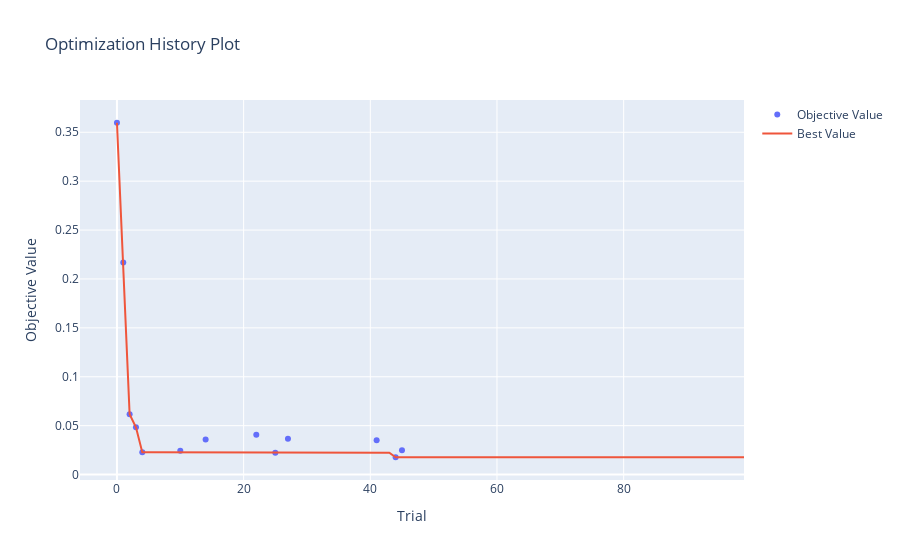
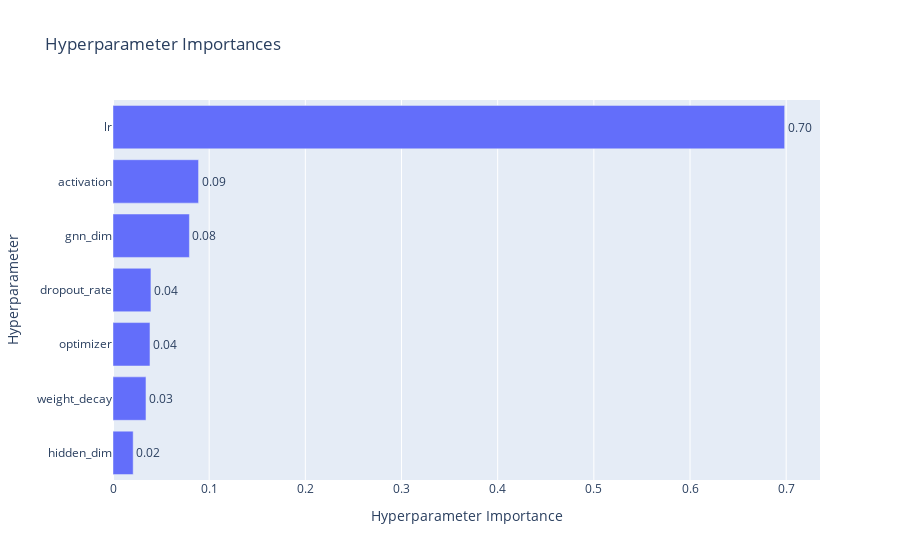
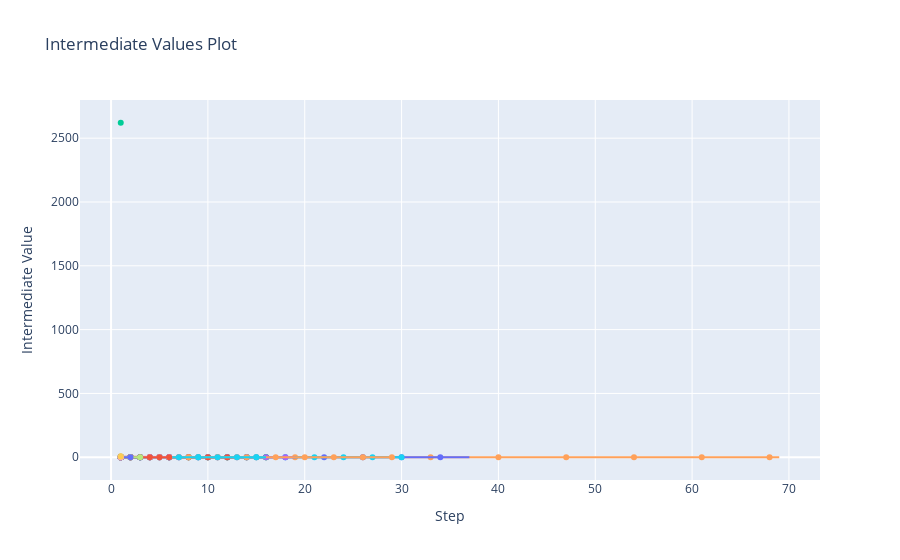
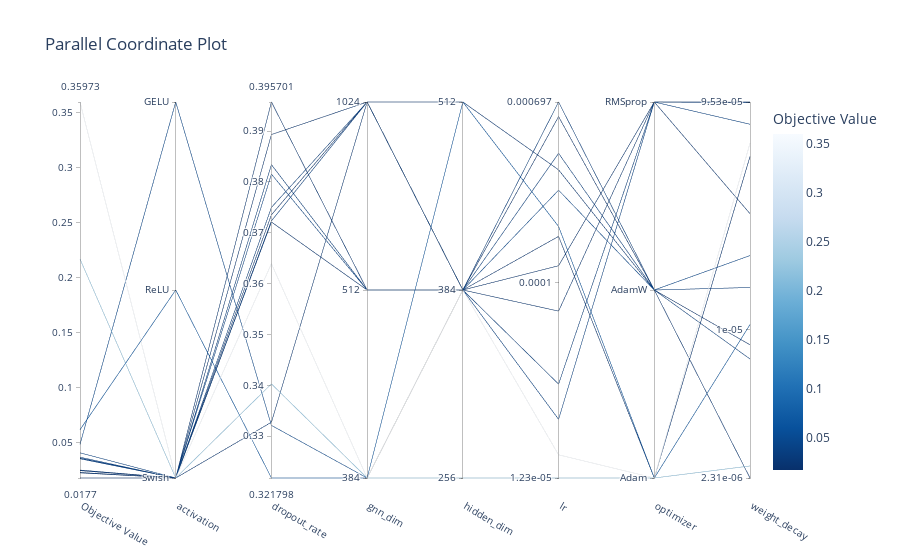

Notebook code cell kept with these figures, in order:
### Markdown cell above
Multiple rounds of tuning have suggested to refine my search space to ReLU, GELU, and Swish activation functions and Adam and AdamW optimizers. Therefore, I have commented out unused parameters like momentum for SGD and the unused optimizers.

### Code cell
def objective(trial):
    # hyperparameter search space
    gnn_dim = trial.suggest_categorical("gnn_dim", [384, 512, 1024])
    hidden_dim = trial.suggest_categorical("hidden_dim", [256, 384, 512])
    dropout_rate = trial.suggest_float("dropout_rate", 0.25, 0.4)
    lr = trial.suggest_float("lr", 8e-6, 1e-3, log=True)
    activation = trial.suggest_categorical("activation", ['ReLU', 'GELU', 'Swish'])
    optimizer_name = trial.suggest_categorical("optimizer", ["Adam", "AdamW", "SGD", "RMSprop"])
    momentum = trial.suggest_float("momentum", 0.8, 0.99, log=True) if optimizer_name == "SGD" else None
    weight_decay = trial.suggest_float("weight_decay", 1e-6, 1e-4, log=True)

    # Corrected Data Splitting for Polymer Data 
    # Split the full data_list into train, validation, and test sets.
    # Note: `data_list` should be created in a previous cell.
    train_val_set, test_set = train_test_split(data_list, test_size=0.2, random_state=42)
    train_set, val_set = train_test_split(train_val_set, test_size=0.25, random_state=42)
    
    train_loader = DataLoader(train_set, batch_size=64, shuffle=True)
    valid_loader = DataLoader(val_set, batch_size=64)
    
    # model instantiation
    # The rdkit_dim is dynamically taken from the pre-processed features.
    model = HybridGNN(
        gnn_dim=gnn_dim,
        rdkit_dim=rdkit_features.shape[1],
        hidden_dim=hidden_dim,
        dropout_rate=dropout_rate,
        activation=activation
    )
    device = torch.device('cuda' if torch.cuda.is_available() else 'cpu')
    model.to(device)

    # optimizer instantiation
    if optimizer_name == "Adam":
        optimizer = optim.Adam(model.parameters(), lr=lr, weight_decay=weight_decay)
    elif optimizer_name == "AdamW":
        optimizer = optim.AdamW(model.parameters(), lr=lr, weight_decay=weight_decay)
    elif optimizer_name == "SGD":
        optimizer = optim.SGD(model.parameters(), lr=lr, momentum=momentum, weight_decay=weight_decay)
    elif optimizer_name == "RMSprop":
        optimizer = optim.RMSprop(model.parameters(), lr=lr, weight_decay=weight_decay)
    else:
        raise ValueError(f"Optimizer '{optimizer_name}' not supported")

    # training loop with NaN check and early stopping
    best_val_loss = float('inf')
    patience = 10
    patience_counter = 0

    for epoch in range(1, 100):
        model.train()
        train_loss = 0
        for batch in train_loader:
            batch = batch.to(device)
            optimizer.zero_grad()
            pred = model(batch)
            loss = F.mse_loss(pred, batch.y.view(-1, 1))

            if torch.isnan(loss).any():
                print(f"Trial {trial.number} | Epoch {epoch:02d} | NaN loss detected so pruning trial")
                trial.report(float('inf'), epoch)
                raise optuna.TrialPruned()

            loss.backward()
            optimizer.step()
            train_loss += loss.item() * batch.num_graphs
        train_loss /= len(train_loader.dataset)

        # validation
        model.eval()
        val_loss = 0
        with torch.no_grad():
            for batch in valid_loader:
                batch = batch.to(device)
                pred = model(batch)
                val_loss += F.mse_loss(pred, batch.y.view(-1, 1)).item() * batch.num_graphs
        val_loss /= len(valid_loader.dataset)

        # logging, reporting, pruning, early stopping
        print(f"Trial {trial.number} | Epoch {epoch:02d} | Train Loss: {train_loss:.4f} | Val Loss: {val_loss:.4f} | Optimizer: {optimizer_name}")
        trial.report(val_loss, epoch)
        if trial.should_prune():
            raise optuna.TrialPruned()

        if val_loss < best_val_loss:
            best_val_loss = val_loss
            patience_counter = 0
        else:
            patience_counter += 1
            if patience_counter >= patience:
                print(f"Trial {trial.number} - Early stopping triggered at epoch {epoch}")
                break

    return best_val_loss

if __name__ == '__main__':
    study_name = "final_2d_gnn_study_Density"
    storage_name = f"sqlite:///{study_name}.db"
    study = optuna.create_study(study_name=study_name, storage=storage_name, direction="minimize", pruner=optuna.pruners.MedianPruner())

    def save_study_callback(study, trial):
        pass

    study.optimize(objective, n_trials=100, callbacks=[save_study_callback])
    print(study.best_params)
    joblib.dump(study, f"{study_name}_final.pkl")
    
    # final plots
    vis = optuna.visualization
    fig = vis.plot_optimization_history(study)
    fig.show()
    fig_params = vis.plot_param_importances(study)
    fig_params.show()
    fig_intermediate = vis.plot_intermediate_values(study)
    fig_intermediate.show()
    fig_parallel_coordinate = vis.plot_parallel_coordinate(study)
    fig_parallel_coordinate.show()
    fig_slice = vis.plot_slice(study)
    fig_slice.show()

### Figure 1 — Plotly figure (JSON) as saved in the notebook; plotly's stock layout.template omitted (floating-point values rounded to 4 significant figures)
{"data": [{"mode": "markers", "name": "Objective Value", "type": "scatter", "x": [0, 1, 2, 3, 4, 10, 14, 22, 25, 27, 41, 44, 45], "y": [0.3597, 0.2169, 0.0616, 0.04829, 0.02273, 0.02439, 0.03581, 0.0406, 0.02237, 0.03663, 0.0352, 0.0177, 0.02491]}, {"mode": "lines", "name": "Best Value", "type": "scatter", "x": [0, 1, 2, 3, 4, 5, 6, 7, 8, 9, 10, 11, 12, 13, 14, 15, 16, 17, 18, 19, 20, 21, 22, 23, 24, 25, 26, 27, 28, 29, 30, 31, 32, 33, 34, 35, 36, 37, 38, 39, 40, 41, 42, 43, 44, 45, 46, 47, 48, 49, 50, 51, 52, 53, 54, 55, 56, 57, 58, 59, 60, 61, 62, 63, 64, 65, 66, 67, 68, 69, 70, 71, 72, 73, 74, 75, 76, 77, 78, 79, 80, 81, 82, 83, 84, 85, 86, 87, 88, 89, 90, 91, 92, 93, 94, 95, 96, 97, 98, 99], "y": [0.3597, 0.2169, 0.0616, 0.04829, 0.02273, 0.02273, 0.02273, 0.02273, 0.02273, 0.02273, 0.02273, 0.02273, 0.02273, 0.02273, 0.02273, 0.02273, 0.02273, 0.02273, 0.02273, 0.02273, 0.02273, 0.02273, 0.02273, 0.02273, 0.02273, 0.02237, 0.02237, 0.02237, 0.02237, 0.02237, 0.02237, 0.02237, 0.02237, 0.02237, 0.02237, 0.02237, 0.02237, 0.02237, 0.02237, 0.02237, 0.02237, 0.02237, 0.02237, 0.02237, 0.0177, 0.0177, 0.0177, 0.0177, 0.0177, 0.0177, 0.0177, 0.0177, 0.0177, 0.0177, 0.0177, 0.0177, 0.0177, 0.0177, 0.0177, 0.0177, 0.0177, 0.0177, 0.0177, 0.0177, 0.0177, 0.0177, 0.0177, 0.0177, 0.0177, 0.0177, 0.0177, 0.0177, 0.0177, 0.0177, 0.0177, 0.0177, 0.0177, 0.0177, 0.0177, 0.0177, 0.0177, 0.0177, 0.0177, 0.0177, 0.0177, 0.0177, 0.0177, 0.0177, 0.0177, 0.0177, 0.0177, 0.0177, 0.0177, 0.0177, 0.0177, 0.0177, 0.0177, 0.0177, 0.0177, 0.0177]}, {"marker": {"color": "#cccccc"}, "mode": "markers", "name": "Infeasible Trial", "showlegend": false, "type": "scatter", "x": [], "y": []}], "layout": {"title": {"text": "Optimization History Plot"}, "xaxis": {"title": {"text": "Trial"}}, "yaxis": {"title": {"text": "Objective Value"}}}}

### Figure 2 — Plotly figure (JSON) as saved in the notebook; plotly's stock layout.template omitted (floating-point values rounded to 4 significant figures)
{"data": [{"cliponaxis": false, "hovertemplate": ["hidden_dim (CategoricalDistribution): 0.020983969824526456<extra></extra>", "weight_decay (FloatDistribution): 0.034295347950561356<extra></extra>", "optimizer (CategoricalDistribution): 0.03845220366399491<extra></extra>", "dropout_rate (FloatDistribution): 0.039442650859722685<extra></extra>", "gnn_dim (CategoricalDistribution): 0.07944993422788328<extra></extra>", "activation (CategoricalDistribution): 0.08897218224686539<extra></extra>", "lr (FloatDistribution): 0.6984037112264458<extra></extra>"], "name": "Objective Value", "orientation": "h", "text": ["0.02", "0.03", "0.04", "0.04", "0.08", "0.09", "0.70"], "textposition": "outside", "type": "bar", "x": [0.02098, 0.0343, 0.03845, 0.03944, 0.07945, 0.08897, 0.6984], "y": ["hidden_dim", "weight_decay", "optimizer", "dropout_rate", "gnn_dim", "activation", "lr"]}], "layout": {"title": {"text": "Hyperparameter Importances"}, "xaxis": {"title": {"text": "Hyperparameter Importance"}}, "yaxis": {"title": {"text": "Hyperparameter"}}}}

### Figure 3 — Plotly figure (JSON) as saved in the notebook; plotly's stock layout.template omitted (floating-point values rounded to 4 significant figures)
{"data": [{"marker": {"maxdisplayed": 10}, "mode": "lines+markers", "name": "Trial0", "type": "scatter", "x": [1, 2, 3, 4, 5, 6, 7, 8, 9, 10, 11], "y": [0.3597, 0.6526, 0.9042, 0.9897, 0.8761, 0.7577, 0.6186, 0.4794, 0.3864, 0.3903, 0.4333]}, {"marker": {"maxdisplayed": 10}, "mode": "lines+markers", "name": "Trial1", "type": "scatter", "x": [1, 2, 3, 4, 5, 6, 7, 8, 9, 10, 11, 12, 13, 14, 15, 16, 17], "y": [3.018, 2.032, 1.281, 0.7436, 0.4023, 0.248, 0.2169, 0.2584, 0.3413, 0.4447, 0.5462, 0.6463, 0.7222, 0.7917, 0.7913, 0.764, 0.748]}, {"marker": {"maxdisplayed": 10}, "mode": "lines+markers", "name": "Trial2", "type": "scatter", "x": [1, 2, 3, 4, 5, 6, 7, 8, 9, 10, 11, 12, 13, 14, 15, 16], "y": [0.2505, 0.1477, 0.08632, 0.113, 0.1119, 0.0616, 0.1906, 0.178, 0.3193, 0.2017, 0.3211, 0.1754, 0.2924, 0.1366, 0.2303, 0.08815]}, {"marker": {"maxdisplayed": 10}, "mode": "lines+markers", "name": "Trial3", "type": "scatter", "x": [1, 2, 3, 4, 5, 6, 7, 8, 9, 10, 11, 12, 13, 14, 15, 16], "y": [1.533, 1.512, 0.2169, 0.1481, 0.1851, 0.04829, 0.2672, 0.05109, 0.1178, 0.09314, 0.1192, 0.108, 0.1015, 0.1547, 0.1421, 0.1675]}, {"marker": {"maxdisplayed": 10}, "mode": "lines+markers", "name": "Trial4", "type": "scatter", "x": [1, 2, 3, 4, 5, 6, 7, 8, 9, 10, 11, 12, 13, 14, 15, 16, 17, 18, 19, 20, 21, 22, 23, 24, 25, 26, 27, 28, 29, 30, 31, 32, 33, 34, 35, 36, 37, 38, 39, 40, 41, 42, 43, 44, 45, 46, 47, 48, 49, 50, 51, 52, 53, 54, 55, 56, 57, 58, 59, 60, 61, 62, 63, 64, 65, 66, 67, 68, 69], "y": [0.2283, 0.2323, 0.1584, 0.1049, 0.1332, 0.08577, 0.1875, 0.1361, 0.1163, 0.1179, 0.1402, 0.1307, 0.102, 0.08693, 0.09127, 0.06569, 0.07149, 0.05144, 0.05774, 0.05619, 0.0621, 0.05146, 0.06523, 0.05608, 0.0612, 0.04324, 0.06324, 0.04289, 0.0496, 0.05125, 0.03651, 0.037, 0.0312, 0.03814, 0.03728, 0.0303, 0.03115, 0.03712, 0.03768, 0.0315, 0.03912, 0.02799, 0.0287, 0.03358, 0.02582, 0.03145, 0.02391, 0.03183, 0.03313, 0.02974, 0.0273, 0.02522, 0.03068, 0.02609, 0.02744, 0.02661, 0.02335, 0.0283, 0.02273, 0.02823, 0.02865, 0.02807, 0.02457, 0.02386, 0.03106, 0.02539, 0.031, 0.02468, 0.02631]}, {"marker": {"maxdisplayed": 10}, "mode": "lines+markers", "name": "Trial5", "type": "scatter", "x": [1], "y": [0.4756]}, {"marker": {"maxdisplayed": 10}, "mode": "lines+markers", "name": "Trial6", "type": "scatter", "x": [1], "y": [1.39]}, {"marker": {"maxdisplayed": 10}, "mode": "lines+markers", "name": "Trial7", "type": "scatter", "x": [1], "y": [6.67]}, {"marker": {"maxdisplayed": 10}, "mode": "lines+markers", "name": "Trial8", "type": "scatter", "x": [1], "y": [0.6329]}, {"marker": {"maxdisplayed": 10}, "mode": "lines+markers", "name": "Trial9", "type": "scatter", "x": [1], "y": [3.658]}, {"marker": {"maxdisplayed": 10}, "mode": "lines+markers", "name": "Trial10", "type": "scatter", "x": [1, 2, 3, 4, 5, 6, 7, 8, 9, 10, 11, 12, 13, 14, 15, 16, 17, 18, 19, 20, 21, 22, 23, 24, 25, 26, 27, 28, 29, 30, 31, 32, 33, 34, 35, 36, 37], "y": [0.2327, 0.1549, 0.136, 0.1219, 0.05757, 0.06435, 0.09548, 0.04013, 0.02933, 0.03249, 0.03332, 0.03543, 0.03046, 0.02826, 0.03345, 0.02975, 0.02511, 0.05138, 0.02774, 0.02614, 0.02451, 0.03125, 0.05276, 0.02478, 0.02551, 0.05047, 0.02439, 0.02584, 0.02914, 0.0244, 0.02705, 0.02892, 0.03232, 0.02799, 0.03542, 0.02769, 0.02578]}, {"marker": {"maxdisplayed": 10}, "mode": "lines+markers", "name": "Trial11", "type": "scatter", "x": [1], "y": [2.624]}, {"marker": {"maxdisplayed": 10}, "mode": "lines+markers", "name": "Trial12", "type": "scatter", "x": [1], "y": [2621.0]}, {"marker": {"maxdisplayed": 10}, "mode": "lines+markers", "name": "Trial13", "type": "scatter", "x": [1], "y": [0.831]}, {"marker": {"maxdisplayed": 10}, "mode": "lines+markers", "name": "Trial14", "type": "scatter", "x": [1, 2, 3, 4, 5, 6, 7, 8, 9, 10, 11, 12, 13, 14, 15], "y": [0.1888, 0.4021, 0.1239, 0.06492, 0.03581, 0.03961, 0.1167, 0.1633, 0.204, 0.2189, 0.2333, 0.1544, 0.2314, 0.2084, 0.2042]}, {"marker": {"maxdisplayed": 10}, "mode": "lines+markers", "name": "Trial15", "type": "scatter", "x": [1], "y": [0.3647]}, {"marker": {"maxdisplayed": 10}, "mode": "lines+markers", "name": "Trial16", "type": "scatter", "x": [1], "y": [0.8937]}, {"marker": {"maxdisplayed": 10}, "mode": "lines+markers", "name": "Trial17", "type": "scatter", "x": [1], "y": [1.536]}, {"marker": {"maxdisplayed": 10}, "mode": "lines+markers", "name": "Trial18", "type": "scatter", "x": [1], "y": [0.6422]}, {"marker": {"maxdisplayed": 10}, "mode": "lines+markers", "name": "Trial19", "type": "scatter", "x": [1], "y": [1.451]}, {"marker": {"maxdisplayed": 10}, "mode": "lines+markers", "name": "Trial20", "type": "scatter", "x": [1], "y": [1.017]}, {"marker": {"maxdisplayed": 10}, "mode": "lines+markers", "name": "Trial21", "type": "scatter", "x": [1, 2, 3], "y": [0.1865, 0.5755, 0.1698]}, {"marker": {"maxdisplayed": 10}, "mode": "lines+markers", "name": "Trial22", "type": "scatter", "x": [1, 2, 3, 4, 5, 6, 7, 8, 9, 10, 11, 12, 13, 14, 15, 16], "y": [0.1702, 0.07131, 0.1107, 0.08847, 0.06565, 0.0406, 0.08272, 0.04615, 0.04988, 0.09976, 0.06636, 0.06807, 0.06998, 0.06972, 0.09629, 0.07223]}, {"marker": {"maxdisplayed": 10}, "mode": "lines+markers", "name": "Trial23", "type": "scatter", "x": [1, 2, 3], "y": [0.1907, 0.365, 0.192]}, {"marker": {"maxdisplayed": 10}, "mode": "lines+markers", "name": "Trial24", "type": "scatter", "x": [1], "y": [0.2679]}, {"marker": {"maxdisplayed": 10}, "mode": "lines+markers", "name": "Trial25", "type": "scatter", "x": [1, 2, 3, 4, 5, 6, 7, 8, 9, 10, 11, 12, 13, 14, 15, 16, 17, 18, 19, 20, 21, 22, 23, 24, 25, 26, 27, 28, 29, 30], "y": [0.2378, 0.2033, 0.08749, 0.1306, 0.04692, 0.03848, 0.03058, 0.06746, 0.03222, 0.02391, 0.02725, 0.04284, 0.03664, 0.03676, 0.0308, 0.03984, 0.02655, 0.02914, 0.02394, 0.02237, 0.02505, 0.03269, 0.04323, 0.03477, 0.03361, 0.02687, 0.027, 0.03135, 0.02951, 0.02282]}, {"marker": {"maxdisplayed": 10}, "mode": "lines+markers", "name": "Trial26", "type": "scatter", "x": [1], "y": [1.707]}, {"marker": {"maxdisplayed": 10}, "mode": "lines+markers", "name": "Trial27", "type": "scatter", "x": [1, 2, 3, 4, 5, 6, 7, 8, 9, 10, 11], "y": [0.03663, 0.06653, 0.2006, 0.3076, 0.1843, 0.1382, 0.0802, 0.07827, 0.05807, 0.07228, 0.06333]}, {"marker": {"maxdisplayed": 10}, "mode": "lines+markers", "name": "Trial28", "type": "scatter", "x": [1], "y": [3.616]}, {"marker": {"maxdisplayed": 10}, "mode": "lines+markers", "name": "Trial29", "type": "scatter", "x": [1], "y": [0.3422]}, {"marker": {"maxdisplayed": 10}, "mode": "lines+markers", "name": "Trial30", "type": "scatter", "x": [1], "y": [0.4342]}, {"marker": {"maxdisplayed": 10}, "mode": "lines+markers", "name": "Trial31", "type": "scatter", "x": [1], "y": [0.2363]}, {"marker": {"maxdisplayed": 10}, "mode": "lines+markers", "name": "Trial32", "type": "scatter", "x": [1], "y": [0.4468]}, {"marker": {"maxdisplayed": 10}, "mode": "lines+markers", "name": "Trial33", "type": "scatter", "x": [1, 2, 3, 4, 5, 6, 7, 8, 9, 10, 11, 12, 13, 14, 15, 16, 17, 18, 19], "y": [0.2012, 0.1171, 0.5622, 0.08649, 0.03722, 0.05887, 0.0806, 0.2564, 0.02995, 0.05512, 0.09359, 0.04374, 0.05906, 0.03122, 0.06642, 0.04445, 0.04881, 0.03046, 0.05103]}, {"marker": {"maxdisplayed": 10}, "mode": "lines+markers", "name": "Trial34", "type": "scatter", "x": [1], "y": [0.97]}, {"marker": {"maxdisplayed": 10}, "mode": "lines+markers", "name": "Trial35", "type": "scatter", "x": [1], "y": [0.3211]}, {"marker": {"maxdisplayed": 10}, "mode": "lines+markers", "name": "Trial36", "type": "scatter", "x": [1], "y": [0.3033]}, {"marker": {"maxdisplayed": 10}, "mode": "lines+markers", "name": "Trial37", "type": "scatter", "x": [1], "y": [0.4998]}, {"marker": {"maxdisplayed": 10}, "mode": "lines+markers", "name": "Trial38", "type": "scatter", "x": [1, 2, 3], "y": [0.1832, 0.1551, 0.1921]}, {"marker": {"maxdisplayed": 10}, "mode": "lines+markers", "name": "Trial39", "type": "scatter", "x": [1], "y": [0.2381]}, {"marker": {"maxdisplayed": 10}, "mode": "lines+markers", "name": "Trial40", "type": "scatter", "x": [1], "y": [1.258]}, {"marker": {"maxdisplayed": 10}, "mode": "lines+markers", "name": "Trial41", "type": "scatter", "x": [1, 2, 3, 4, 5, 6, 7, 8, 9, 10, 11, 12, 13], "y": [0.09113, 0.1795, 0.0352, 0.05119, 0.09977, 0.04953, 0.09291, 0.09, 0.05976, 0.06934, 0.04954, 0.06931, 0.05762]}, {"marker": {"maxdisplayed": 10}, "mode": "lines+markers", "name": "Trial42", "type": "scatter", "x": [1, 2, 3, 4, 5, 6], "y": [0.1165, 0.1745, 0.1273, 0.1033, 0.07485, 0.06681]}, {"marker": {"maxdisplayed": 10}, "mode": "lines+markers", "name": "Trial43", "type": "scatter", "x": [1, 2, 3, 4, 5, 6], "y": [0.2118, 0.09209, 0.3163, 0.316, 0.1532, 0.1655]}, {"marker": {"maxdisplayed": 10}, "mode": "lines+markers", "name": "Trial44", "type": "scatter", "x": [1, 2, 3, 4, 5, 6, 7, 8, 9, 10, 11, 12, 13, 14, 15, 16, 17, 18, 19, 20, 21, 22, 23, 24, 25, 26, 27, 28, 29], "y": [0.1711, 0.1248, 0.2022, 0.1001, 0.05601, 0.05051, 0.0315, 0.04438, 0.04947, 0.03655, 0.05454, 0.03841, 0.03956, 0.03016, 0.0253, 0.02603, 0.02776, 0.02664, 0.0177, 0.03377, 0.01985, 0.02334, 0.02077, 0.01973, 0.02656, 0.02019, 0.01917, 0.05133, 0.02124]}, {"marker": {"maxdisplayed": 10}, "mode": "lines+markers", "name": "Trial45", "type": "scatter", "x": [1, 2, 3, 4, 5, 6, 7, 8, 9, 10, 11, 12, 13, 14, 15, 16], "y": [0.1706, 0.05236, 0.06902, 0.1543, 0.03621, 0.02491, 0.1005, 0.06458, 0.06551, 0.04445, 0.06595, 0.04382, 0.06314, 0.03743, 0.03648, 0.04263]}, {"marker": {"maxdisplayed": 10}, "mode": "lines+markers", "name": "Trial46", "type": "scatter", "x": [1], "y": [0.4992]}, {"marker": {"maxdisplayed": 10}, "mode": "lines+markers", "name": "Trial47", "type": "scatter", "x": [1], "y": [1.061]}, {"marker": {"maxdisplayed": 10}, "mode": "lines+markers", "name": "Trial48", "type": "scatter", "x": [1], "y": [1.017]}, {"marker": {"maxdisplayed": 10}, "mode": "lines+markers", "name": "Trial49", "type": "scatter", "x": [1, 2], "y": [0.2024, 0.195]}, {"marker": {"maxdisplayed": 10}, "mode": "lines+markers", "name": "Trial50", "type": "scatter", "x": [1], "y": [0.6781]}, {"marker": {"maxdisplayed": 10}, "mode": "lines+markers", "name": "Trial51", "type": "scatter", "x": [1], "y": [0.3759]}, {"marker": {"maxdisplayed": 10}, "mode": "lines+markers", "name": "Trial52", "type": "scatter", "x": [1], "y": [0.2733]}, {"marker": {"maxdisplayed": 10}, "mode": "lines+markers", "name": "Trial53", "type": "scatter", "x": [1], "y": [0.5882]}, {"marker": {"maxdisplayed": 10}, "mode": "lines+markers", "name": "Trial54", "type": "scatter", "x": [1], "y": [0.2752]}, {"marker": {"maxdisplayed": 10}, "mode": "lines+markers", "name": "Trial55", "type": "scatter", "x": [1], "y": [3.222]}, {"marker": {"maxdisplayed": 10}, "mode": "lines+markers", "name": "Trial56", "type": "scatter", "x": [1], "y": [0.3017]}, {"marker": {"maxdisplayed": 10}, "mode": "lines+markers", "name": "Trial57", "type": "scatter", "x": [1], "y": [1.914]}, {"marker": {"maxdisplayed": 10}, "mode": "lines+markers", "name": "Trial58", "type": "scatter", "x": [1], "y": [0.4333]}, {"marker": {"maxdisplayed": 10}, "mode": "lines+markers", "name": "Trial59", "type": "scatter", "x": [1], "y": [0.3017]}, {"marker": {"maxdisplayed": 10}, "mode": "lines+markers", "name": "Trial60", "type": "scatter", "x": [1], "y": [1.199]}, {"marker": {"maxdisplayed": 10}, "mode": "lines+markers", "name": "Trial61", "type": "scatter", "x": [1], "y": [1.448]}, {"marker": {"maxdisplayed": 10}, "mode": "lines+markers", "name": "Trial62", "type": "scatter", "x": [1], "y": [0.2389]}, {"marker": {"maxdisplayed": 10}, "mode": "lines+markers", "name": "Trial63", "type": "scatter", "x": [1], "y": [0.2324]}, {"marker": {"maxdisplayed": 10}, "mode": "lines+markers", "name": "Trial64", "type": "scatter", "x": [1], "y": [1.135]}, {"marker": {"maxdisplayed": 10}, "mode": "lines+markers", "name": "Trial65", "type": "scatter", "x": [1], "y": [0.2326]}, {"marker": {"maxdisplayed": 10}, "mode": "lines+markers", "name": "Trial66", "type": "scatter", "x": [1], "y": [0.9437]}, {"marker": {"maxdisplayed": 10}, "mode": "lines+markers", "name": "Trial67", "type": "scatter", "x": [1], "y": [1.752]}, {"marker": {"maxdisplayed": 10}, "mode": "lines+markers", "name": "Trial68", "type": "scatter", "x": [1, 2, 3, 4, 5, 6], "y": [0.2, 0.1501, 0.1019, 0.06578, 0.1366, 0.2729]}, {"marker": {"maxdisplayed": 10}, "mode": "lines+markers", "name": "Trial69", "type": "scatter", "x": [1], "y": [0.2713]}, {"marker": {"maxdisplayed": 10}, "mode": "lines+markers", "name": "Trial70", "type": "scatter", "x": [1], "y": [0.2496]}, {"marker": {"maxdisplayed": 10}, "mode": "lines+markers", "name": "Trial71", "type": "scatter", "x": [1], "y": [0.3516]}, {"marker": {"maxdisplayed": 10}, "mode": "lines+markers", "name": "Trial72", "type": "scatter", "x": [1, 2, 3], "y": [0.177, 0.8453, 0.2044]}, {"marker": {"maxdisplayed": 10}, "mode": "lines+markers", "name": "Trial73", "type": "scatter", "x": [1], "y": [1.241]}, {"marker": {"maxdisplayed": 10}, "mode": "lines+markers", "name": "Trial74", "type": "scatter", "x": [1, 2], "y": [0.2161, 0.3223]}, {"marker": {"maxdisplayed": 10}, "mode": "lines+markers", "name": "Trial75", "type": "scatter", "x": [1], "y": [0.3664]}, {"marker": {"maxdisplayed": 10}, "mode": "lines+markers", "name": "Trial76", "type": "scatter", "x": [1], "y": [0.3393]}, {"marker": {"maxdisplayed": 10}, "mode": "lines+markers", "name": "Trial77", "type": "scatter", "x": [1], "y": [1.69]}, {"marker": {"maxdisplayed": 10}, "mode": "lines+markers", "name": "Trial78", "type": "scatter", "x": [1], "y": [0.582]}, {"marker": {"maxdisplayed": 10}, "mode": "lines+markers", "name": "Trial79", "type": "scatter", "x": [1], "y": [7.462]}, {"marker": {"maxdisplayed": 10}, "mode": "lines+markers", "name": "Trial80", "type": "scatter", "x": [1, 2, 3], "y": [0.1539, 0.3829, 0.155]}, {"marker": {"maxdisplayed": 10}, "mode": "lines+markers", "name": "Trial81", "type": "scatter", "x": [1, 2, 3, 4, 5, 6], "y": [0.1818, 0.1709, 0.1207, 0.09269, 0.07114, 0.05193]}, {"marker": {"maxdisplayed": 10}, "mode": "lines+markers", "name": "Trial82", "type": "scatter", "x": [1], "y": [0.2382]}, {"marker": {"maxdisplayed": 10}, "mode": "lines+markers", "name": "Trial83", "type": "scatter", "x": [1], "y": [0.3068]}, {"marker": {"maxdisplayed": 10}, "mode": "lines+markers", "name": "Trial84", "type": "scatter", "x": [1], "y": [0.3403]}, {"marker": {"maxdisplayed": 10}, "mode": "lines+markers", "name": "Trial85", "type": "scatter", "x": [1], "y": [0.3107]}, {"marker": {"maxdisplayed": 10}, "mode": "lines+markers", "name": "Trial86", "type": "scatter", "x": [1], "y": [0.6572]}, {"marker": {"maxdisplayed": 10}, "mode": "lines+markers", "name": "Trial87", "type": "scatter", "x": [1, 2, 3], "y": [0.2023, 0.1634, 0.2207]}, {"marker": {"maxdisplayed": 10}, "mode": "lines+markers", "name": "Trial88", "type": "scatter", "x": [1], "y": [0.5813]}, {"marker": {"maxdisplayed": 10}, "mode": "lines+markers", "name": "Trial89", "type": "scatter", "x": [1], "y": [0.2815]}, {"marker": {"maxdisplayed": 10}, "mode": "lines+markers", "name": "Trial90", "type": "scatter", "x": [1, 2], "y": [0.2083, 0.2603]}, {"marker": {"maxdisplayed": 10}, "mode": "lines+markers", "name": "Trial91", "type": "scatter", "x": [1], "y": [0.7368]}, {"marker": {"maxdisplayed": 10}, "mode": "lines+markers", "name": "Trial92", "type": "scatter", "x": [1], "y": [0.4507]}, {"marker": {"maxdisplayed": 10}, "mode": "lines+markers", "name": "Trial93", "type": "scatter", "x": [1], "y": [0.3417]}, {"marker": {"maxdisplayed": 10}, "mode": "lines+markers", "name": "Trial94", "type": "scatter", "x": [1], "y": [0.4092]}, {"marker": {"maxdisplayed": 10}, "mode": "lines+markers", "name": "Trial95", "type": "scatter", "x": [1], "y": [0.4692]}, {"marker": {"maxdisplayed": 10}, "mode": "lines+markers", "name": "Trial96", "type": "scatter", "x": [1], "y": [0.5407]}, {"marker": {"maxdisplayed": 10}, "mode": "lines+markers", "name": "Trial97", "type": "scatter", "x": [1], "y": [1.132]}, {"marker": {"maxdisplayed": 10}, "mode": "lines+markers", "name": "Trial98", "type": "scatter", "x": [1], "y": [0.6386]}, {"marker": {"maxdisplayed": 10}, "mode": "lines+markers", "name": "Trial99", "type": "scatter", "x": [1], "y": [3.613]}], "layout": {"showlegend": false, "title": {"text": "Intermediate Values Plot"}, "xaxis": {"title": {"text": "Step"}}, "yaxis": {"title": {"text": "Intermediate Value"}}}}

### Figure 4 — Plotly figure (JSON) as saved in the notebook; plotly's stock layout.template omitted (floating-point values rounded to 4 significant figures)
{"data": [{"dimensions": [{"label": "Objective Value", "range": [0.0177, 0.3597], "values": [0.2169, 0.3597, 0.04829, 0.0616, 0.02273, 0.02439, 0.03581, 0.0406, 0.02237, 0.03663, 0.0352, 0.0177, 0.02491]}, {"label": "activation", "range": [0, 2], "ticktext": ["Swish", "ReLU", "GELU"], "tickvals": [0, 1, 2], "values": [0, 0, 2, 1, 0, 0, 0, 0, 0, 0, 0, 0, 0]}, {"label": "dropout_rate", "range": [0.3218, 0.3957], "values": [0.3403, 0.3639, 0.3321, 0.3218, 0.3721, 0.3957, 0.3834, 0.3815, 0.3893, 0.3723, 0.375, 0.3735, 0.3328]}, {"label": "gnn_dim", "range": [0, 2], "ticktext": ["384", "512", "1024"], "tickvals": [0, 1, 2], "values": [0, 0, 0, 0, 1, 1, 1, 1, 2, 2, 2, 2, 2]}, {"label": "hidden_dim", "range": [0, 2], "ticktext": ["256", "384", "512"], "tickvals": [0, 1, 2], "values": [0, 1, 1, 2, 1, 1, 1, 1, 1, 1, 1, 1, 2]}, {"label": "lr", "range": [-4.911, -3.157], "ticktext": ["1.23e-05", "0.0001", "0.000697"], "tickvals": [-4.911, -4, -3.157], "values": [-4.911, -4.803, -3.568, -3.738, -3.784, -4.132, -4.473, -4.637, -3.921, -3.396, -3.157, -3.225, -3.473]}, {"label": "optimizer", "range": [0, 2], "ticktext": ["Adam", "AdamW", "RMSprop"], "tickvals": [0, 1, 2], "values": [0, 0, 1, 0, 0, 2, 2, 2, 2, 1, 1, 1, 1]}, {"label": "weight_decay", "range": [-5.637, -4.021], "ticktext": ["2.31e-06", "1e-05", "9.53e-05"], "tickvals": [-5.637, -5, -4.021], "values": [-5.585, -4.198, -4.681, -4.978, -4.255, -4.021, -4.024, -4.117, -4.501, -4.818, -5.125, -5.065, -5.637]}], "labelangle": 30, "labelside": "bottom", "line": {"color": [0.2169, 0.3597, 0.04829, 0.0616, 0.02273, 0.02439, 0.03581, 0.0406, 0.02237, 0.03663, 0.0352, 0.0177, 0.02491], "colorbar": {"title": {"text": "Objective Value"}}, "colorscale": [[0, "rgb(247,251,255)"], [0.125, "rgb(222,235,247)"], [0.25, "rgb(198,219,239)"], [0.375, "rgb(158,202,225)"], [0.5, "rgb(107,174,214)"], [0.625, "rgb(66,146,198)"], [0.75, "rgb(33,113,181)"], [0.875, "rgb(8,81,156)"], [1, "rgb(8,48,107)"]], "reversescale": true, "showscale": true}, "type": "parcoords"}], "layout": {"title": {"text": "Parallel Coordinate Plot"}}}
